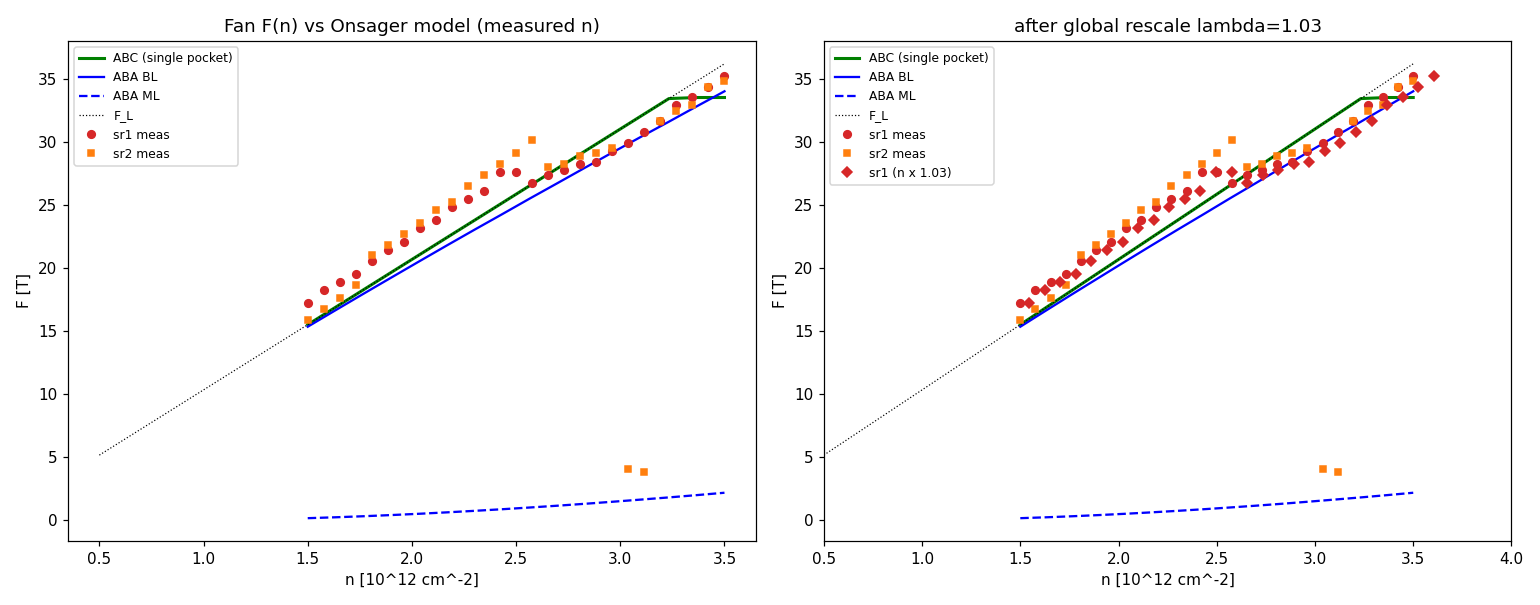

Write Python code to recreate this figure.
import sys
sys.path.insert(0, r"C:\Users\DGG\measurement_env\hera\models\trilayer_fs_count")
import numpy as np, scipy.constants as cst
import matplotlib; matplotlib.use("Agg"); import matplotlib.pyplot as plt
from hera.analysis import fan_grids, resistance_grids, sdh_fft
import fs_count_b0 as fsc

fan = fan_grids("data/5"); ci = {c: i for i, c in enumerate(fan.cols)}
G = fan.data.reshape(fan.nrows, fan.nfast, len(fan.cols))
Bax = G[:, 0, ci["magnet_field"]]
rg = resistance_grids(fan); R1 = rg.R["sr1"]; R2 = rg.R["sr2"]
n_vec = np.linspace(0.5e16, 3.5e16, 40); F_L = cst.h / (4 * cst.e) * n_vec
order = np.argsort(Bax); Bs = Bax[order]
print(f"fan {fan.nrows} B-rows, B {Bs.min():.2f}..{Bs.max():.2f} T, full-res df~{1/(1/1.5-1/Bs.max()):.2f} T")

def fpk(R, cutoff=1.5, fmin=3.0):
    Rs = R[order, :]; f, mag = sdh_fft(Rs, Bs, b_range=(cutoff, Bs.max()), bg_degree=5)
    mag = np.asarray(mag)
    out = []
    for j in range(mag.shape[0]):
        sel = f > fmin; out.append(f[sel][np.argmax(mag[sel, ] if False else mag[j, sel])])
    return np.array(out)
F1 = fpk(R1); F2 = fpk(R2)

# Model Onsager curves (D=0): ABA ML+BL, ABC single — over the clean fan range
ns = np.linspace(1.5e16, 3.5e16, 16)
aba_lo, aba_hi, abc_f = [], [], []
for n in ns:
    try:
        _, fs = fsc.aba_fs(n); Fs = sorted(F for F, k in fs)
        aba_lo.append(Fs[0]); aba_hi.append(Fs[-1])
    except Exception as e:
        aba_lo.append(np.nan); aba_hi.append(np.nan)
    try:
        res = fsc.abc_fs(n); abc_f.append(res[4])
    except Exception:
        abc_f.append(np.nan)
aba_lo, aba_hi, abc_f = map(np.array, (aba_lo, aba_hi, abc_f))
print("model @ n=2.5e12: ABA(ML,BL)=(%.1f,%.1f)T  ABA sum=%.1f  ABC=%.1f  F_L=%.1f"
      % (np.interp(2.5e16, ns, aba_lo), np.interp(2.5e16, ns, aba_hi),
         np.interp(2.5e16, ns, aba_lo)+np.interp(2.5e16, ns, aba_hi),
         np.interp(2.5e16, ns, abc_f), cst.h/(4*cst.e)*2.5e16))

# Global rescale: best-fit single density scale so measured matches ABC curve
m = n_vec >= 1.5e16
def resc_cost(lam):  # measured F(n) vs ABC F(lam*n)
    pred = np.interp(lam*n_vec[m], ns, abc_f); return np.nanmean((F1[m]-pred)**2)
lams = np.linspace(0.8, 1.2, 41); lam = lams[np.argmin([resc_cost(l) for l in lams])]
print(f"best global density rescale (ABC fit) lambda={lam:.3f}")

fig, ax = plt.subplots(1, 2, figsize=(14, 5.5))
for a in ax:
    a.plot(ns/1e16, abc_f, "g-", lw=2, label="ABC (single pocket)")
    a.plot(ns/1e16, aba_hi, "b-", lw=1.5, label="ABA BL")
    a.plot(ns/1e16, aba_lo, "b--", lw=1.5, label="ABA ML")
    a.plot(n_vec/1e16, F_L, "k:", lw=0.8, label="F_L")
    a.plot(n_vec[m]/1e16, F1[m], "o", color="C3", ms=5, label="sr1 meas")
    a.plot(n_vec[m]/1e16, F2[m], "s", color="C1", ms=4, label="sr2 meas")
    a.set_xlabel("n [10^12 cm^-2]"); a.set_ylabel("F [T]")
ax[0].legend(fontsize=8); ax[0].set_title("Fan F(n) vs Onsager model (measured n)")
ax[1].plot(lam*n_vec[m]/1e16, F1[m], "D", color="C3", ms=5, label=f"sr1 (n x {lam:.2f})")
ax[1].legend(fontsize=8); ax[1].set_title(f"after global rescale lambda={lam:.2f}")
ax[1].set_xlim(0.5, 4)
fig.tight_layout(); fig.savefig("hera_scratch/fan_verdict.png", dpi=110)
print("saved hera_scratch/fan_verdict.png")

# Luttinger / partition diagnostic per column
print("\n n[e12]  F_L   sr1   sr2   sr1/F_L  (ABC: dom~F_L single; ABA: dom=BL<F_L + ML partner)")
for j in range(len(n_vec)):
    if n_vec[j] >= 1.5e16 and j % 3 == 0:
        print(f"  {n_vec[j]/1e16:.2f}  {F_L[j]:5.1f}  {F1[j]:5.1f}  {F2[j]:5.1f}   {F1[j]/F_L[j]:.2f}")
